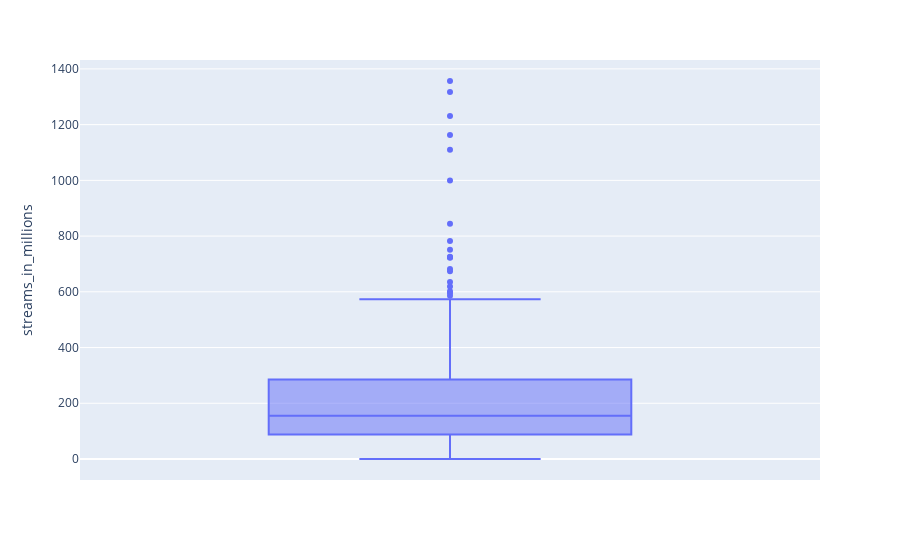

This figure's notebook cell:
### Code cell
streams = px.box(recent, y="streams_in_millions")
streams.show()

### Figure 1 — Plotly figure (JSON) as saved in the notebook; plotly's stock layout.template omitted (floating-point values rounded to 4 significant figures; data arrays with more than 128 entries replaced by an {"elided": "..."} marker saying what was removed)
{"data": [{"alignmentgroup": "True", "hovertemplate": "streams_in_millions=%{y}<extra></extra>", "legendgroup": "", "marker": {"color": "#636efa"}, "name": "", "notched": false, "offsetgroup": "", "orientation": "v", "showlegend": false, "type": "box", "x0": " ", "xaxis": "x", "y": {"elided": "351 float values"}, "y0": " ", "yaxis": "y"}], "layout": {"boxmode": "group", "legend": {"tracegroupgap": 0}, "margin": {"t": 60}, "xaxis": {"anchor": "y", "domain": [0, 1]}, "yaxis": {"anchor": "x", "domain": [0, 1], "title": {"text": "streams_in_millions"}}}}
